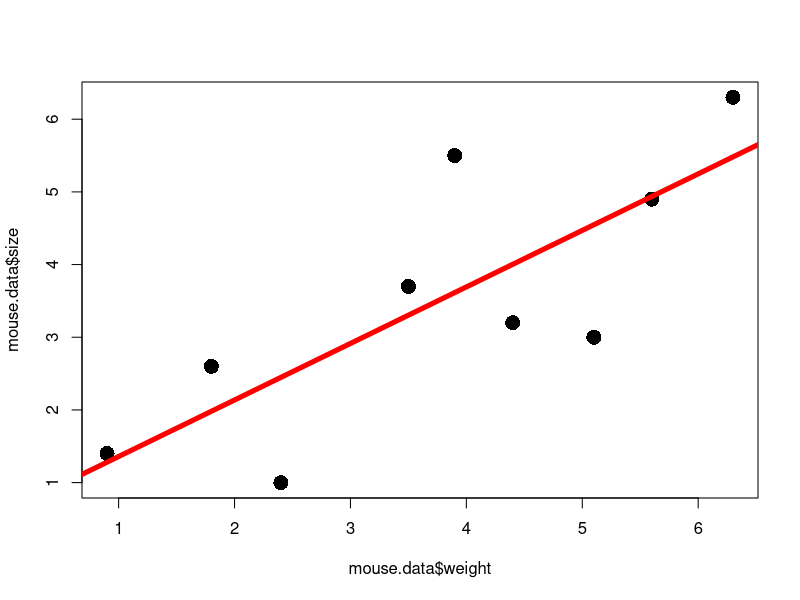
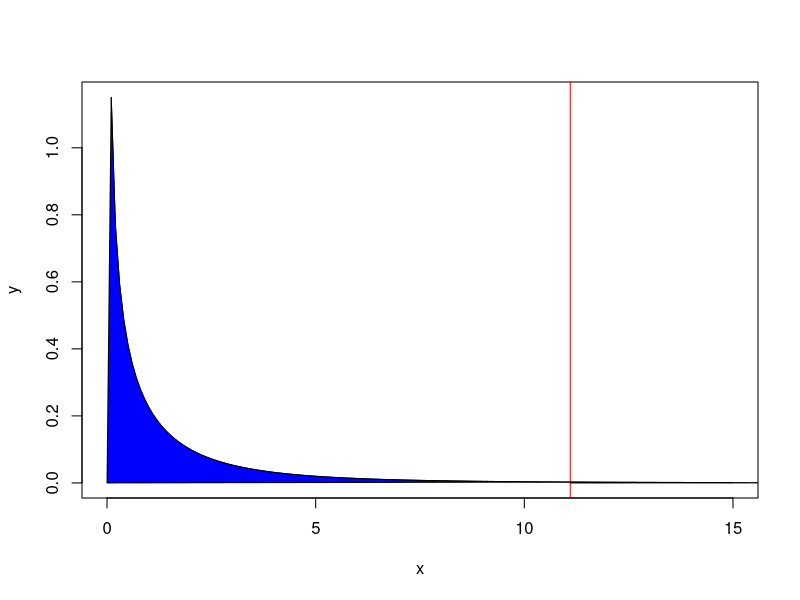
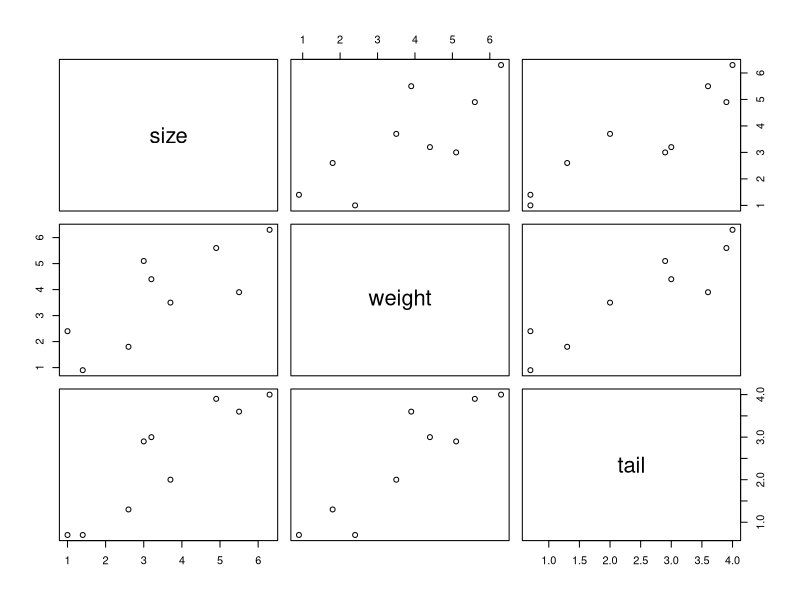
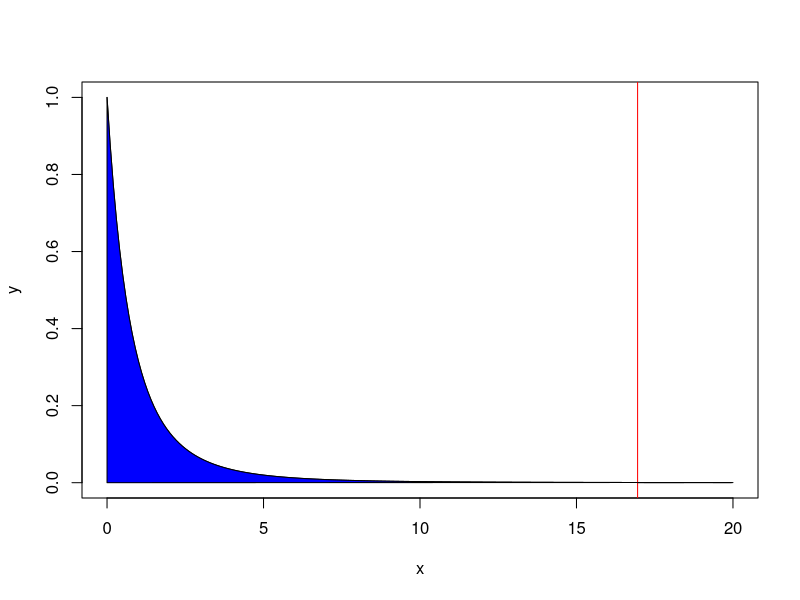

The R source for these figures, in order:
## Here's the data
mouse.data <- data.frame(
  size = c(1.4, 2.6, 1.0, 3.7, 5.5, 3.2, 3.0, 4.9, 6.3),
  weight = c(0.9, 1.8, 2.4, 3.5, 3.9, 4.4, 5.1, 5.6, 6.3),
  tail = c(0.7, 1.3, 0.7, 2.0, 3.6, 3.0, 2.9, 3.9, 4.0))
 
mouse.data
 
#######################################################
##
## Let's start by reviewing simple regression by 
## modeling mouse size with mouse weight.
##
#######################################################
 
## STEP 1: Draw a graph of the data to make sure the relationship make sense
plot(mouse.data$weight, mouse.data$size, pch=16, cex=2)
 
## STEP 2: Do the regression
simple.regression <- lm(size ~ weight, data=mouse.data)
 
## STEP 3: Look at the R^2, F-value and p-value
summary(simple.regression)
 
abline(simple.regression, lwd=5, col="red")
 
## now let's verify that our formula for R^2 is correct..
ss.mean <- sum((mouse.data$size - mean(mouse.data$size))^2)
ss.simple <- sum(simple.regression$residuals^2)
 
(ss.mean - ss.simple) / ss.mean # this is the R^2 value
 
## now let's verify the our formula for F is correct...
f.simple <- ((ss.mean - ss.simple) / (2 - 1)) / 
  (ss.simple / (nrow(mouse.data) - 2))
 
f.simple # this is the F-value
 
## Now let's draw a figure that shows how to calculate the p-value from the
## F-value
##
## First, draw the correct f-distribution curve with df1=1 and df2=7
x <- seq(from=0, to=15, by=0.1)
y <- df(x, df1=1, df2=7)
plot(x, y, type="l")
 
## now draw a verticle line where our F-value, f.simple, is.
abline(v=f.simple, col="red")
 
## color the graph on the left side of the line blue
x.zero.to.line <- seq(from=0, to=f.simple, by=0.1)
y.zero.to.line <- df(x.zero.to.line, df1=1, df2=7)
polygon(x=c(x.zero.to.line, 0), y=c(y.zero.to.line, 0), col="blue")
 
## color the graph on the right side of the line red
x.line.to.20 <- seq(from=f.simple, to=20, by=0.1)
y.line.to.20 <- df(x.line.to.20, df1=1, df2=7)
polygon(x=c(x.line.to.20, f.simple), y=c(y.line.to.20, 0), col="red")
 
pf(f.simple, df1=1, df2=7) ## the area under the curve that is blue
 
1-pf(f.simple, df1=1, df2=7) ## the area under the curve that is red
 
## lastly, let's compare this p-value to the one from the 
## original regression
summary(simple.regression)
 
 
#######################################################
##
## Now let's do multiple regression by adding an extra term, tail length
##
#######################################################
 
## STEP 1: Draw a graph of the data to make sure the relationship make sense
## This graph is more complex because it shows the relationships between all
## of the columns in "mouse.data".
plot(mouse.data)
 
## STEP 2: Do the regression
multiple.regression <- lm(size ~ weight + tail, data=mouse.data)
 
## STEP 3: Look at the R^2, F-value and p-value
summary(multiple.regression)
 
 
## again, we can verify that our R^2 value is what we think it is
ss.multiple <- sum(multiple.regression$residuals^2)
 
(ss.mean - ss.multiple) / ss.mean
 
## we can also verify that the F-value is what we think it is
f.multiple <- ((ss.mean - ss.multiple) / (3 - 1)) / 
  (ss.multiple / (nrow(mouse.data) - 3))
 
f.multiple  
 
## Again let's draw a figure that shows how to calculate the p-value from the
## F-value
##
## First, draw the correct f-distribution curve with df1=2 and df2=6
x <- seq(from=0, to=20, by=0.1)
y <- df(x, df1=2, df2=6)
plot(x, y, type="l")
 
## now draw a verticle line where our f.value is for this test
abline(v=f.multiple, col="red")
 
## color the graph on the left side of the line blue
x.zero.to.line <- seq(from=0, to=f.multiple, by=0.1)
y.zero.to.line <- df(x.zero.to.line, df1=2, df2=6)
polygon(x=c(x.zero.to.line, 0), y=c(y.zero.to.line, 0), col="blue")
 
## color the graph on the right side of the line red
x.line.to.20 <- seq(from=f.multiple, to=20, by=0.1)
y.line.to.20 <- df(x.line.to.20, df1=2, df2=6)
polygon(x=c(x.line.to.20, f.multiple), y=c(y.line.to.20, 0), col="red")
 
 
pf(f.multiple, df1=2, df2=6) ## the area under the curve that is blue
 
1-pf(f.multiple, df1=2, df2=6) ## the area under the curve that is red
 
## lastly, let's compare this p-value to the one from the 
## original regression
summary(multiple.regression)
 
 
 
#######################################################
##
## Now, let's see if "tail" makes a significant controbution by 
## comparing the "simple" fit (which does not include the tail data) 
## to the "multiple" fit (which has the extra term for the tail data)
##
#######################################################
 
f.simple.v.multiple <- ((ss.simple - ss.multiple) / (3-2)) / 
  (ss.multiple / (nrow(mouse.data) - 3))
 
1-pf(f.simple.v.multiple, df1=1, df2=6)
 
## Notice that this value is the same as the p-value next to the term for
## for "tail" in the summary of multiple regression:
summary(multiple.regression)
 
## Thus, the summary already calculated this F-value and p-value for us.
## this line tells us that including the "tail" term makes a statistically
## significant difference. The magnitude can be determined by looking
## at the change in R^2 between the simple and multiple regressions.
